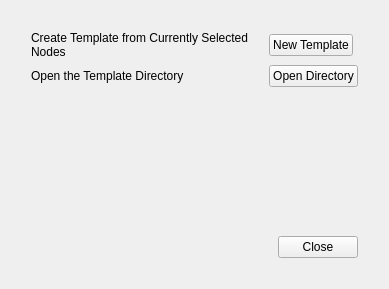
<?xml version="1.0" encoding="UTF-8"?>
<ui version="4.0">
 <class>SettingsModal</class>
 <widget class="QWidget" name="SettingsModal">
  <property name="windowModality">
   <enum>Qt::WindowModal</enum>
  </property>
  <property name="enabled">
   <bool>true</bool>
  </property>
  <property name="geometry">
   <rect>
    <x>0</x>
    <y>0</y>
    <width>389</width>
    <height>289</height>
   </rect>
  </property>
  <property name="windowTitle">
   <string>Settings</string>
  </property>
  <layout class="QVBoxLayout" name="verticalLayout_2">
   <item>
    <layout class="QVBoxLayout" name="verticalLayout">
     <property name="leftMargin">
      <number>20</number>
     </property>
     <property name="topMargin">
      <number>20</number>
     </property>
     <property name="rightMargin">
      <number>20</number>
     </property>
     <property name="bottomMargin">
      <number>20</number>
     </property>
     <item>
      <layout class="QGridLayout" name="gridLayout">
       <property name="topMargin">
        <number>0</number>
       </property>
       <item row="0" column="0">
        <widget class="QLabel" name="label">
         <property name="text">
          <string>Create Template from Currently Selected Nodes</string>
         </property>
         <property name="wordWrap">
          <bool>true</bool>
         </property>
        </widget>
       </item>
       <item row="0" column="1">
        <widget class="QPushButton" name="btn_save_to_json">
         <property name="sizePolicy">
          <sizepolicy hsizetype="Maximum" vsizetype="Fixed">
           <horstretch>0</horstretch>
           <verstretch>0</verstretch>
          </sizepolicy>
         </property>
         <property name="font">
          <font>
           <pointsize>9</pointsize>
          </font>
         </property>
         <property name="focusPolicy">
          <enum>Qt::NoFocus</enum>
         </property>
         <property name="text">
          <string>New Template</string>
         </property>
        </widget>
       </item>
       <item row="1" column="1">
        <widget class="QPushButton" name="btn_open_template_dir">
         <property name="font">
          <font>
           <pointsize>9</pointsize>
          </font>
         </property>
         <property name="text">
          <string>Open Directory</string>
         </property>
        </widget>
       </item>
       <item row="1" column="0">
        <widget class="QLabel" name="label_2">
         <property name="text">
          <string>Open the Template Directory</string>
         </property>
        </widget>
       </item>
      </layout>
     </item>
     <item>
      <spacer name="verticalSpacer">
       <property name="orientation">
        <enum>Qt::Vertical</enum>
       </property>
       <property name="sizeHint" stdset="0">
        <size>
         <width>20</width>
         <height>40</height>
        </size>
       </property>
      </spacer>
     </item>
     <item>
      <layout class="QHBoxLayout" name="horizontalLayout">
       <property name="topMargin">
        <number>10</number>
       </property>
       <item>
        <spacer name="horizontalSpacer">
         <property name="orientation">
          <enum>Qt::Horizontal</enum>
         </property>
         <property name="sizeHint" stdset="0">
          <size>
           <width>40</width>
           <height>20</height>
          </size>
         </property>
        </spacer>
       </item>
       <item>
        <widget class="QPushButton" name="btn_close">
         <property name="font">
          <font>
           <pointsize>9</pointsize>
          </font>
         </property>
         <property name="focusPolicy">
          <enum>Qt::NoFocus</enum>
         </property>
         <property name="text">
          <string>Close</string>
         </property>
        </widget>
       </item>
      </layout>
     </item>
    </layout>
   </item>
  </layout>
 </widget>
 <resources/>
 <connections/>
</ui>
